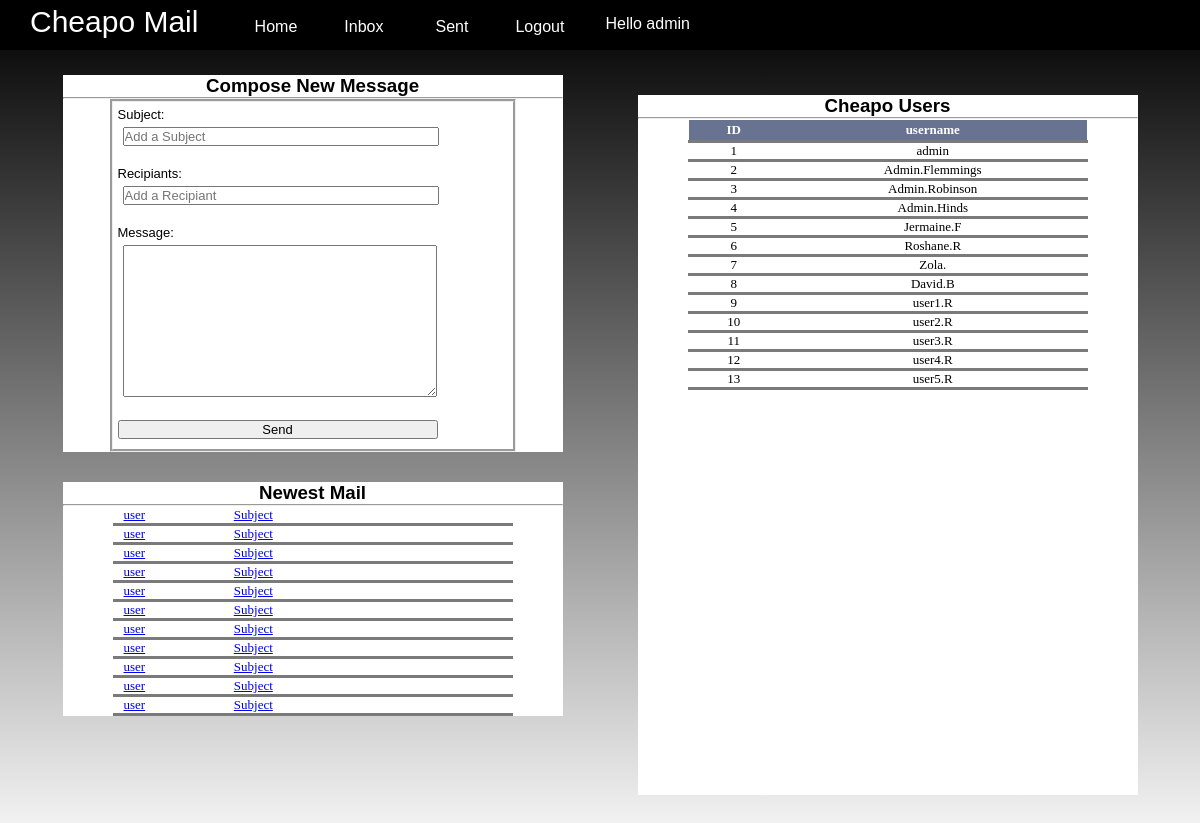
The app's page /user_HOME.php with its own data.
### tables this page shows
CREATE TABLE IF NOT EXISTS `users` (
  `id` int(11) NOT NULL AUTO_INCREMENT,
  `firstname` varchar(50) NOT NULL,
  `lastname` varchar(50) NOT NULL,
  `pword` varchar(50) NOT NULL,
  `username` varchar(50) NOT NULL,
  PRIMARY KEY (`id`)
);

### user_HOME.php (the view, shortened to what this page needs)
<!DOCTYPE html>
<html>
	<head>
		<link rel="stylesheet" type="text/css" href="Cheapo_header.css">
		<link rel="stylesheet" type="text/css" href="Cheapo_body.css">
	</head>
	<body>
		<div id="C_header">
			<div id="header_wrapper">
				<div id="header_sub1">
					<p> Cheapo Mail </p>
				</div>
				<div id = "header_sub2" >
					<div id = "nav_bar">
						<ul>
							<li><a href="user_HOME.php"> Home </a></li>
							<li><a href="inbox2.php"> Inbox </a></li>
							<li><a href="sent2.php"> Sent </a></li>
							<li><a href="login.php?logout"> Logout </a></li>
						</ul>
					</div>
				</div>
				<div id = "header_sub3" >
					<?php
						$db = new mysqli('localhost','root','', 'cheapousers');
						$name= $db->query('SELECT username FROM users');
						$row=$name->fetch_assoc();
						echo " Hello " .$row["username"];
					?>
				</div>
			</div>
		</div>
		<div id="C_body">
			<div id="body_wrapper">
				<div id="sub_body">
					<div id = "sector1" class="sector_scheme">
						<div id = "compose">
							<div>
								<h3> Compose New Message </h3>
								<hr>
							</div>
							<div>
								<form id="comp_msg" method="post" action="" onsubmit="return formvalidation()">
									<div class="msg_field">
										<label> Subject: </label><br>
										<input type="text" placeholder="Add a Subject">
									</div>
									<div class="msg_field">
										<label>Recipiants:</label><br>
										<input type="text" placeholder="Add a Recipiant">
									</div>
									<div class="msg_field">
										<label>Message: </label><br>
										<textarea rows="10" cols="30"></textarea>
									</div>
									<div>
										<input type="submit" value = "Send">
									</div>
								</form>
							</div>
						</div>
					</div>
					<div id="sector2" class="sector_scheme" >
							<div>
								<h3> Cheapo Users </h3>
								<hr>
							</div>
							<div>
								<div id = "dspusers">
									<?php
										$db = new mysqli('localhost','root','', 'cheapousers');
										$sql = "SELECT id, username FROM users";
										$result = $db->query($sql);
										if ($result > 0) {
											 echo "<table><tr><th>ID</th><th>username</th></tr>";
											 while($row = $result->fetch_assoc()) {
												 echo "<tr><td>" . $row["id"]. "</td><td>" . $row["username"]."</td></tr>";
											 }
											 echo "</table>";
										} else {
											 echo "0 results";
										}
									?>
								</div>
							</div>
						</div>
					<div id="sector3" class="sector_scheme" >
						<div>
							<h3> Newest Mail </h3>
							<hr>
						</div>
						<div>
							<table>
								<tr>
									<td class="user"><a href=" sent mail">user</a></td>
									<td class="sub"><a href=" sent mail">Subject </a></td>
								</tr>
								<tr>
									<td class="user"><a href=" sent mail">user</a></td>
									<td class="sub"><a href=" sent mail">Subject </a></td>
								</tr>
								<tr>
									<td class="user"><a href=" sent mail">user</a></td>
									<td class="sub"><a href=" sent mail">Subject </a></td>
								</tr>
								<tr>
									<td class="user"><a href=" sent mail">user</a></td>
									<td class="sub"><a href=" sent mail">Subject </a></td>
								</tr>
								<tr>
									<td class="user"><a href=" sent mail">user</a></td>
									<td class="sub"><a href=" sent mail">Subject </a></td>
								</tr>
								<tr>
									<td class="user"><a href=" sent mail">user</a></td>
									<td class="sub"><a href=" sent mail">Subject </a></td>
								</tr>
								<tr>
									<td class="user"><a href=" sent mail">user</a></td>
									<td class="sub"><a href=" sent mail">Subject </a></td>
								</tr>
								<tr>
									<td class="user"><a href=" sent mail">user</a></td>
									<td class="sub"><a href=" sent mail">Subject </a></td>
								</tr>
								<tr>
									<td class="user"><a href=" sent mail">user</a></td>
									<td class="sub"><a href=" sent mail">Subject </a></td>
								</tr>
								<tr>
									<td class="user"><a href=" sent mail">user</a></td>
									<td class="sub"><a href=" sent mail">Subject </a></td>
								</tr>
								<tr>
									<td class="user"><a href=" sent mail">user</a></td>
									<td class="sub"><a href=" sent mail">Subject </a></td>
								</tr>
							</table>
						</div>
					</div>
				</div>
			</div>
		</div>
	</body>
</html>

### Cheapo_header.css (style rules this page uses)
#C_header { color:#ffffff; }
#header_wrapper { background: #000; width: 1200px; margin:0px auto; text-align: center; height:50px; }
#header_sub1 { float:left; padding: 5px 25px 5px 30px; font-size: 30px; }
#header_sub2 { float:left; color:#ffffff; padding:10px 10px 5px 10px; }
#header_sub3 { float:left; padding:15px 10px 0px 10px; }
#nav_bar ul { list-style: none; float:left; }
#nav_bar ul li { float: left; position: relative; text-align: center; color:#ffffff; width:85px; margin-right: 3px; }
#nav_bar li a,visited { display:block; text-decoration: none; color:#ffffff; padding: 8px; }

### Cheapo_body.css (style rules this page uses)
* { margin: 0px; padding: 0px; }
body { font-family: "Trebuchet MS","Myriad Pro",Arial,sans-serif; background: -webkit-linear-gradient(black, white); background: -o-linear-gradient(black, white); background: -moz-linear-gradient(black, white); background: linear-gradient(black, white); }
#C_body { width: 1200px; margin:0px auto; padding-top: 20px; height: 800px; }
#body_wrapper { text-align: center; width: 1150px; margin: 0px auto; }
#sub_body { width: 1075px; margin: 0px auto; padding-top: 5px; }
.sector_scheme { display: block; width:550px; background-color: #ffffff; margin:0px auto; }
#sector1 { float: left; position:relative; width:500px; }
#sector2 { margin-top: 20px; float: right; position:relative; width:500px; height: 700px; }
#sector3 { float: left; position:relative; margin-top:30px; width:500px; }
form { margin: 0px auto; position: relative; border-style: groove; vertical-align: center; text-align: left; width: 450px; }
form,input,textarea { font: 13px Helvetica, Arial, sans-serif; margin: 5px 5px 10px; width: 80%; }
form#comp_msg { margin:0px auto; }
table { margin:0px auto; border-collapse:collapse; border-spacing:2px; font-family: Tahoma; font-size: 13px; width: 400px; }
th { color:#ffffff; background-color : #687291; padding:2px 10px 2px 10px; }
tr { border:solid white 1px; border-bottom: solid #7A7A7A; }
td { padding:0px 10px 0px 10px; }
td.user { text-align:left; width: 100px; }
td.sub { text-align:left; width: 300px; }
.msg_field { margin:0px auto; padding:5px; }

### records on screen
users: username "admin", id "1"
users: id "2", username "Admin.Flemmings"
users: id "3", username "Admin.Robinson"
users: id "4", username "Admin.Hinds"
users: id "5", username "Jermaine.F"
users: id "6", username "Roshane.R"
users: id "7", username "Zola."
users: id "8", username "David.B"
users: id "9", username "user1.R"
users: id "10", username "user2.R"
users: id "11", username "user3.R"
users: id "12", username "user4.R"
users: id "13", username "user5.R"
